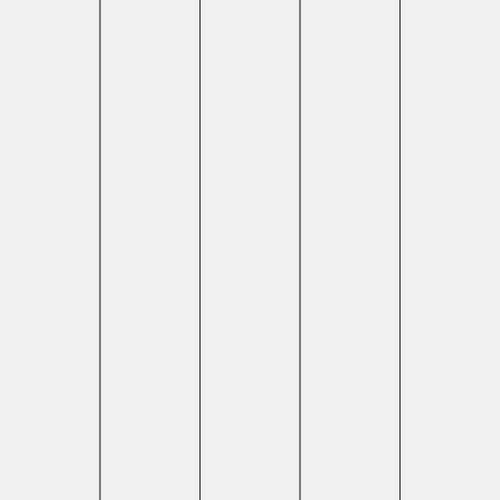
Frame 1 (no input)
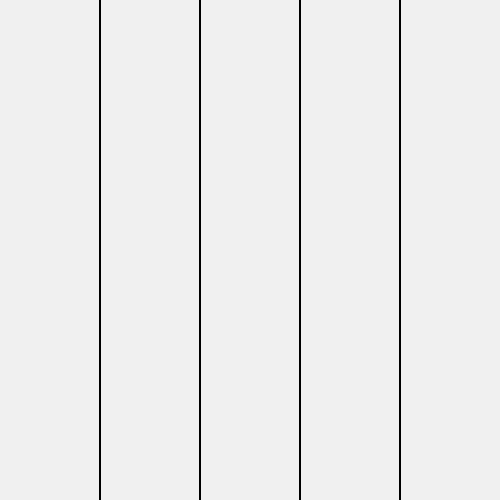
Frame 60 (no input)
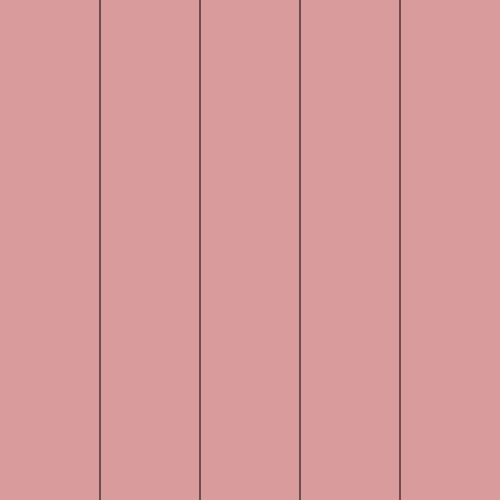
Frame 120 (the mouse pressed at the canvas centre since frame 60)

The p5.js sketch that drew these frames (run headless with seeded random() and noise() and a simulated clock; from frame 60 on, the mouse is pressed at the canvas centre):

// p5.js sketch
// ── sketch.js
function setup() {
  createCanvas(500,500);
  background(240);
  // put setup code here
}

function draw() {
  // put drawing code here

  if (mouseX > 0) {
    background (247, 207, 182)
  }

  if (mouseX > 100) {
    background (244, 183, 166)
  }

  if (mouseX > 200) {
    background (218, 155, 156)
  }

  if (mouseX > 300) {
    background (173, 133, 141)
  }

  if (mouseX > 400) {
    background (108, 104, 116)
  }

  line(width /5, 0, width /5, height);
  line(width /5/1*2, 0, width /5/1*2, height);
  line(width /5/1*3, 0, width /5/1*3, height);
  line(width /5/1*4, 0, width /5/1*4, height);

 
  
}
